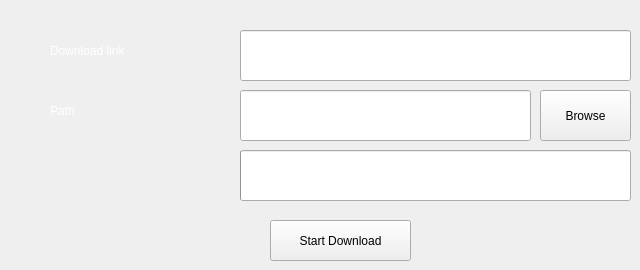
    <widget class="QWidget" name="tab">
     <attribute name="title">
      <string>Download any file</string>
     </attribute>
     <widget class="QLabel" name="label">
      <property name="geometry">
       <rect>
        <x>50</x>
        <y>30</y>
        <width>181</width>
        <height>41</height>
       </rect>
      </property>
      <property name="styleSheet">
       <string notr="true">QLabel{
	color:white;
font: 13pt &quot;MS Shell Dlg 2&quot;;
}
</string>
      </property>
      <property name="text">
       <string>Download link</string>
      </property>
     </widget>
     <widget class="QLabel" name="label_2">
      <property name="geometry">
       <rect>
        <x>50</x>
        <y>90</y>
        <width>121</width>
        <height>41</height>
       </rect>
      </property>
      <property name="styleSheet">
       <string notr="true">QLabel{
	color:white;
font: 13pt &quot;MS Shell Dlg 2&quot;;
}
</string>
      </property>
      <property name="text">
       <string>Path</string>
      </property>
     </widget>
     <widget class="QLineEdit" name="lineEdit_2">
      <property name="geometry">
       <rect>
        <x>240</x>
        <y>90</y>
        <width>291</width>
        <height>51</height>
       </rect>
      </property>
     </widget>
     <widget class="QPushButton" name="pushButton">
      <property name="geometry">
       <rect>
        <x>270</x>
        <y>220</y>
        <width>141</width>
        <height>41</height>
       </rect>
      </property>
      <property name="toolTip">
       <string>&lt;html&gt;&lt;head/&gt;&lt;body&gt;&lt;p&gt;Press to start the download&lt;/p&gt;&lt;/body&gt;&lt;/html&gt;</string>
      </property>
      <property name="styleSheet">
       <string notr="true"/>
      </property>
      <property name="text">
       <string>Start Download</string>
      </property>
     </widget>
     <widget class="QPushButton" name="pushButton_2">
      <property name="geometry">
       <rect>
        <x>540</x>
        <y>90</y>
        <width>91</width>
        <height>51</height>
       </rect>
      </property>
      <property name="toolTip">
       <string>&lt;html&gt;&lt;head/&gt;&lt;body&gt;&lt;p&gt;Select saving path&lt;/p&gt;&lt;/body&gt;&lt;/html&gt;</string>
      </property>
      <property name="styleSheet">
       <string notr="true"/>
      </property>
      <property name="text">
       <string>Browse</string>
      </property>
     </widget>
     <widget class="QLineEdit" name="lineEdit">
      <property name="geometry">
       <rect>
        <x>240</x>
        <y>30</y>
        <width>391</width>
        <height>51</height>
       </rect>
      </property>
     </widget>
     <widget class="QProgressBar" name="progressBar">
      <property name="geometry">
       <rect>
        <x>240</x>
        <y>150</y>
        <width>391</width>
        <height>51</height>
       </rect>
      </property>
      <property name="styleSheet">
       <string notr="true">color: rgb(255, 255, 255);</string>
      </property>
      <property name="value">
       <number>0</number>
      </property>
     </widget>
    </widget>
